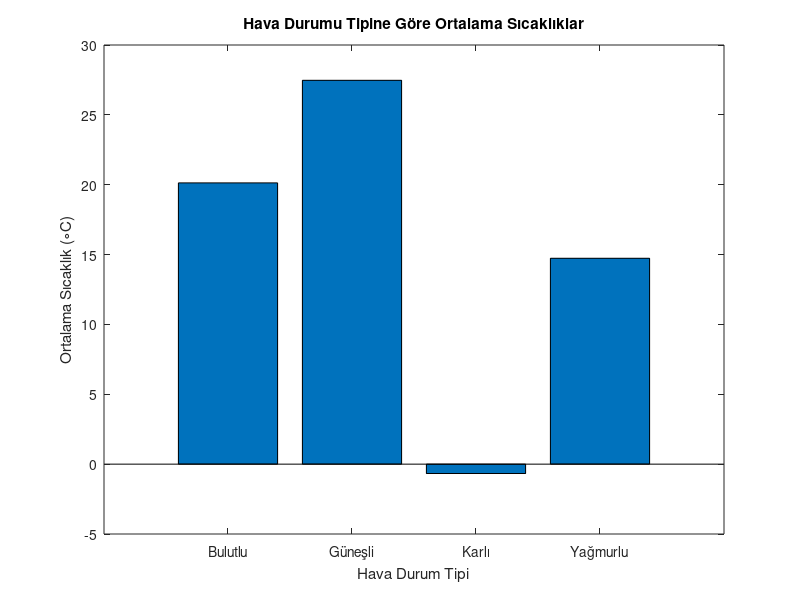

Write MATLAB code to recreate this figure.
% Hava durumu verilerini dosyadan oku
fileID = fopen('weather_data.txt', 'r');
data = textscan(fileID, '%s %f %f %s', 'Delimiter', ',');
fclose(fileID);

% Verilerden sütunları ayıkla
dates = data{1};
humidity = data{2};
temperature = data{3};
conditions = data{4};

% Farklı hava durumu koşullarını al
unique_conditions = unique(conditions);

% Ortalama sıcaklık ve veri noktası sayısını depolamak için değişkenler başlat
avg_temp = zeros(size(unique_conditions));
data_count = zeros(size(unique_conditions));

% Her bir hava durumu tipi için ortalama sıcaklığı hesapla
for i = 1:length(unique_conditions)
    condition_indices = strcmp(conditions, unique_conditions{i});
    avg_temp(i) = mean(temperature(condition_indices));
    data_count(i) = sum(condition_indices);
end

% Sonuçları ekrana yazdır
for i = 1:length(unique_conditions)
    fprintf('%s için ortalama sıcaklık: %.2f derece, Veri Noktası Sayısı: %d\n', unique_conditions{i}, avg_temp(i), data_count(i));
end

% Ortalama sıcaklıklar için bar grafiği çiz
figure;
bar(avg_temp);
xlabel('Hava Durum Tipi');
ylabel('Ortalama Sıcaklık (\circC)');
title('Hava Durumu Tipine Göre Ortalama Sıcaklıklar');
xticklabels(unique_conditions);
